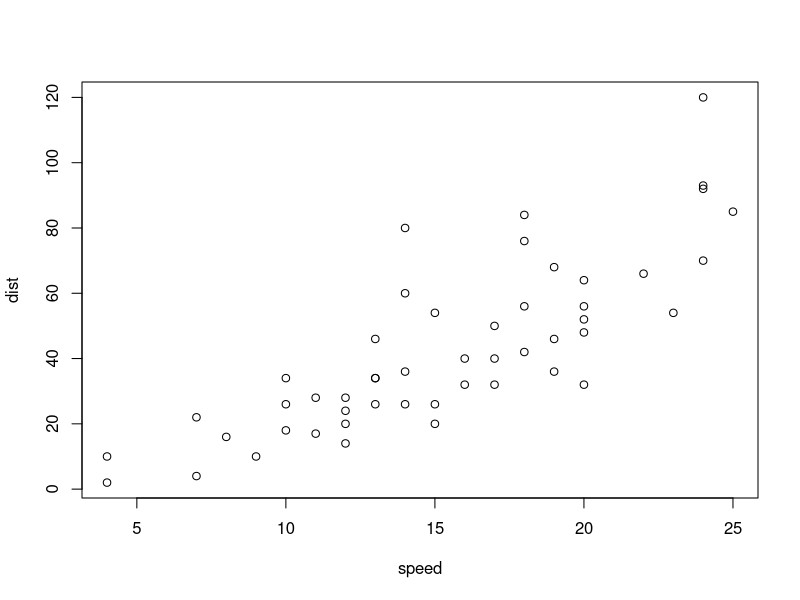
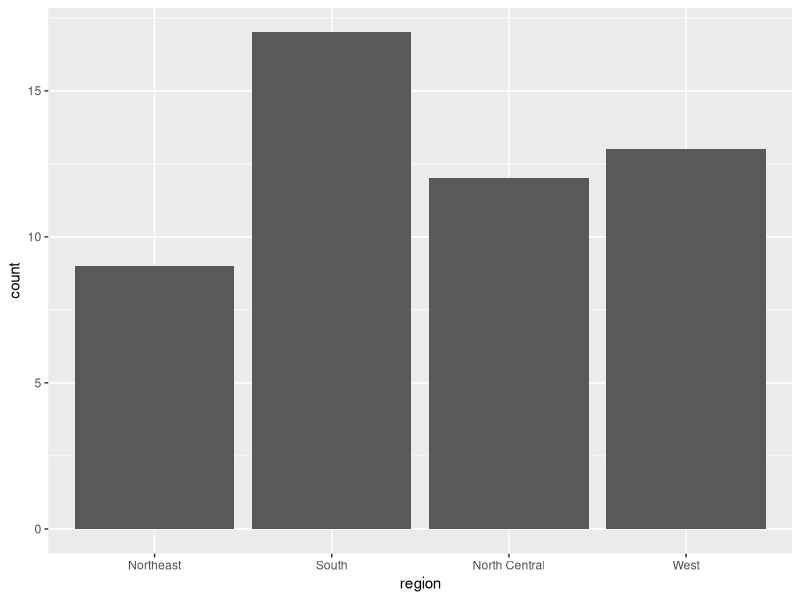
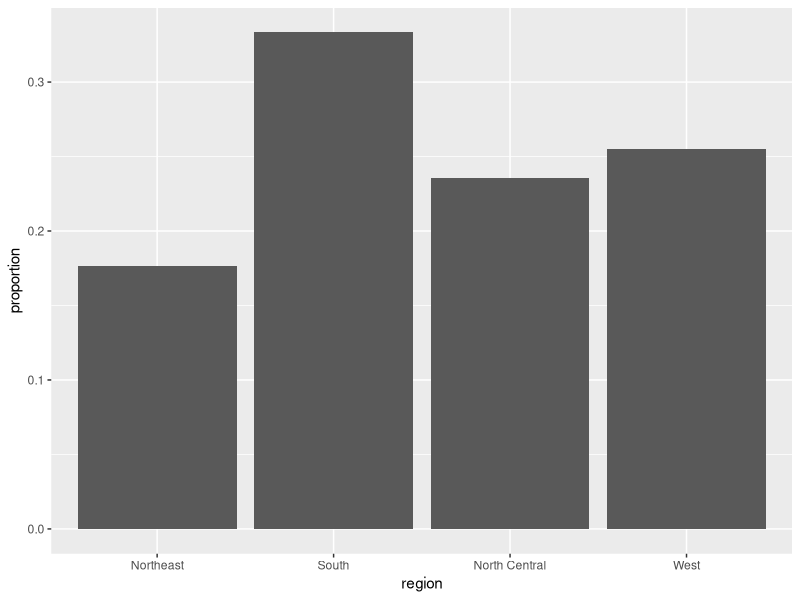
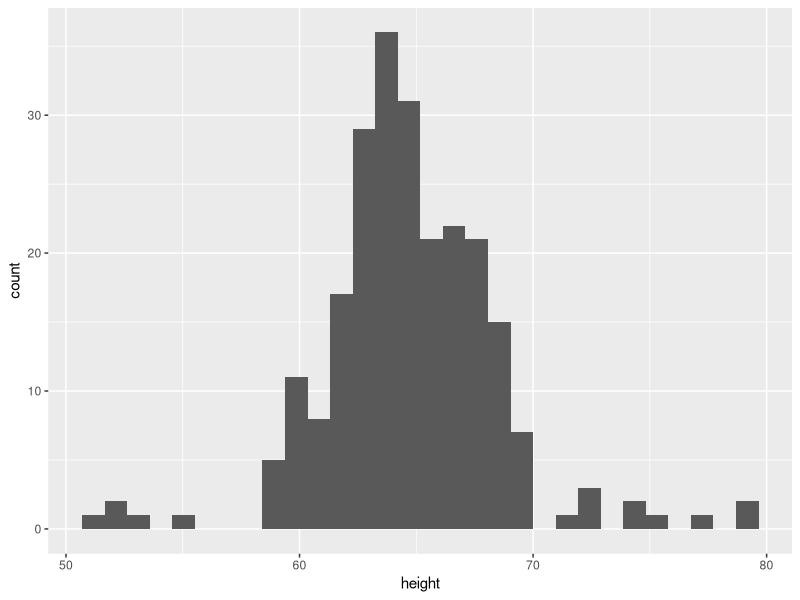
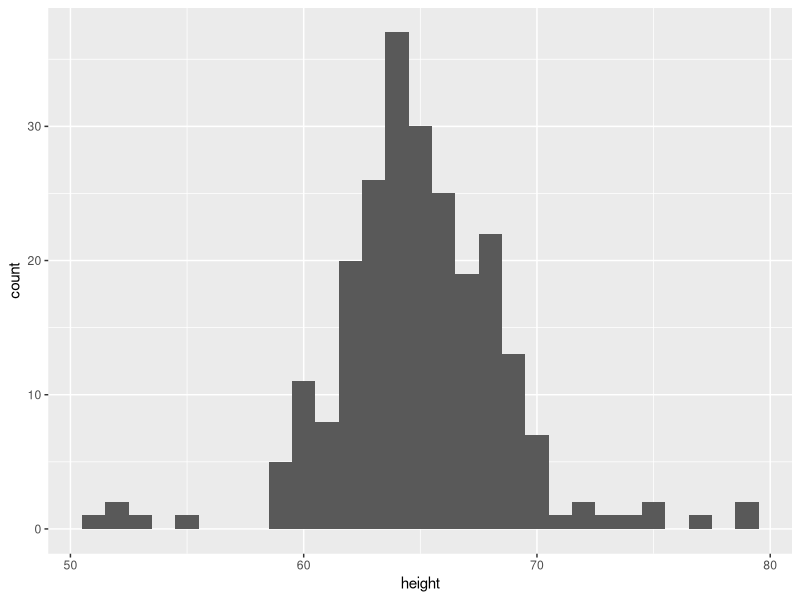
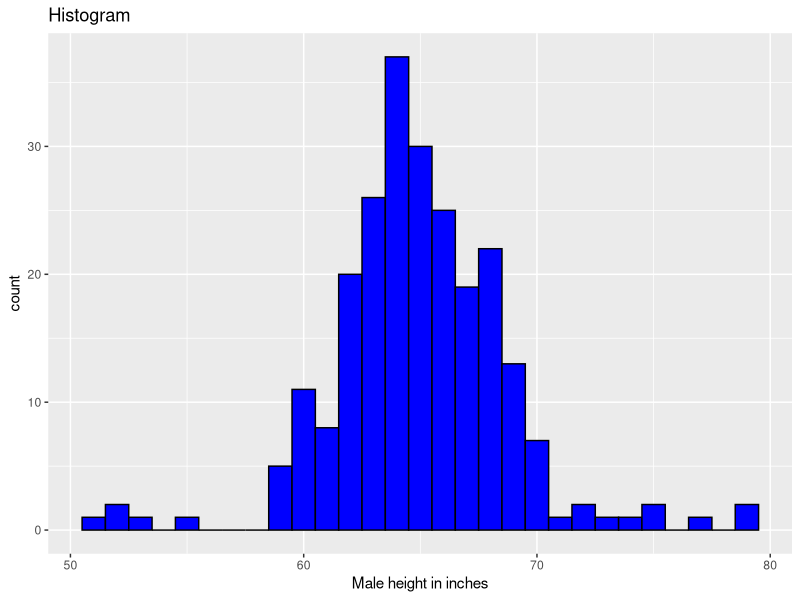
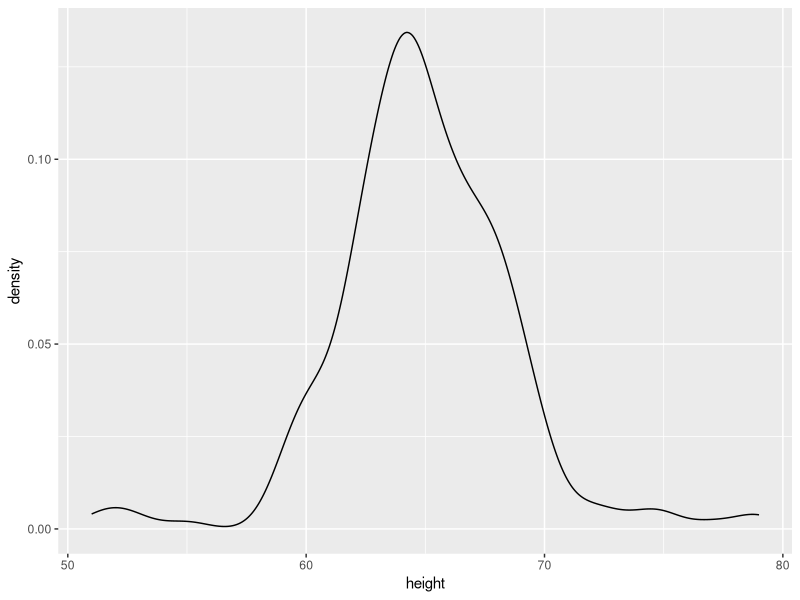
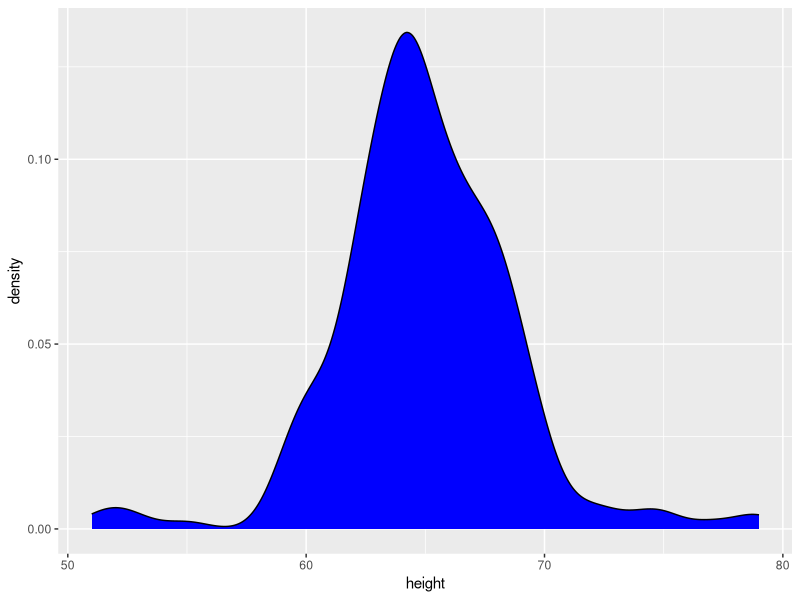

The R source for these figures, in order:
## ---- chunk 1
plot(cars)
## ---- chunk 2
library(tidyverse)
library(dslabs)
heights %>% filter(sex == "Female") %>% top_n(5, desc(height)) %>% pull(height)
## ---- chunk 3
library(dslabs)
data("heights")
male<- heights$height[heights$sex == "Male"]
female<- heights$height[heights$sex == "Female"]
## ---- chunk 4
str(male)
str(female)
## ---- chunk 5
x<- percent_rank(female) %>% sort()
x[c(10, 30, 50, 70, 90)]

female_percentile<- female %>% percent_rank() %>% sort

## ---- chunk 6
library(dslabs)
data("heights")
x<- heights$height[heights$sex == "Male"]
## ---- chunk 7
mean(69<= x & x<= 72)
## ---- chunk 8
mean(x)
sd(x)
## ---- chunk 9
pnorm(72, mean=69.31475, sd = 3.611024)-pnorm(69, mean=69.31475, sd = 3.611024)
## ---- chunk 10
mean(79<x & x<= 81)
pnorm(81, mean=69.3, sd = 3.61)-pnorm(79, mean=69.3, sd = 3.61)
## ---- chunk 11
pnorm(84, mean = 69, sd = 3)
## ---- chunk 12
pnorm(80, mean = 69, sd = 3)
## ---- chunk 13
murders %>% ggplot(aes(region))+ geom_bar()
## ---- chunk 14
data("murders")
tab<- murders %>% count(region) %>% mutate(proportion = n/sum(n))
tab
## ---- chunk 15
tab %>% ggplot(aes(region, proportion)) +geom_bar(stat = "identity")
## ---- chunk 16
heights %>% 
  filter(sex == "Female") %>% 
  ggplot(aes(height)) + geom_histogram()
## ---- chunk 17
heights %>% 
  filter(sex == "Female") %>% 
  ggplot(aes(height))+ geom_histogram(binwidth = 1)
## ---- chunk 18
heights %>% 
  filter(sex == "Female") %>% 
  ggplot(aes(height))+ geom_histogram(binwidth = 1, fill="blue", col="black")+xlab("Male height in inches")+ggtitle("Histogram")
## ---- chunk 19
heights %>% 
  filter(sex == "Female") %>% 
  ggplot(aes(height))+ geom_density()
## ---- chunk 20
heights %>% 
  filter(sex == "Female") %>% 
  ggplot(aes(height))+ geom_density(fill="blue")
## ---- chunk 21
heights %>% 
  filter(sex == "Female") %>% 
  ggplot(aes(height))+ geom_density(fill="blue", adjust=2)
## ---- chunk 22
heights %>% filter(sex == "Male") %>% 
  ggplot(aes(sample= height))+ geom_qq()
## ---- chunk 23
params<- heights %>% filter(sex == "Male") %>% summarise(mean= mean(height), sd= sd(height))

heights %>% filter(sex == "Male") %>% 
  ggplot(aes(sample= height))+ geom_qq(dparams = params )+geom_abline()
## ---- chunk 24
heights %>% filter(sex == "Male") %>% ggplot(aes(sample= scale(height)))+ geom_qq()+ geom_abline()
## ---- chunk 25
x<- expand.grid(x= 1:12, y= 1:10) %>% mutate(z= 1:120)
## ---- chunk 26
x %>% ggplot(aes(x, y, fill=z))+ geom_raster()
## ---- chunk 27
x %>% ggplot(aes(x, y, fill=z))+geom_raster()+scale_fill_gradientn(colors = terrain.colors(10))
## ---- chunk 28
x<- heights %>% filter(sex == "Female") %>% pull(height)
## ---- chunk 29
qplot(x)
## ---- chunk 30
qplot(sample= scale(x))+geom_abline()
## ---- chunk 31
heights %>% qplot(sex, height, data = .)
## ---- chunk 32
heights %>% qplot(sex, height, data=., geom= "boxplot")
## ---- chunk 33
qplot(x, geom = "density")
## ---- chunk 34
qplot(x, bins=15, color=I("black"), xlab = "population")
## ---- chunk 35
heights %>% ggplot(aes(height)) +geom_histogram()
## ---- chunk 36
heights %>% ggplot(aes(height))+ geom_histogram(binwidth = 1)
## ---- chunk 37
heights %>% ggplot(aes(height))+geom_density()
## ---- chunk 38
heights %>% ggplot(aes(x=height, group = sex))+geom_density()
## ---- chunk 39
heights %>% ggplot(aes(height, group=sex, col=sex))+geom_density()
## ---- chunk 40
heights %>% ggplot(aes(height, fill=sex))+geom_density(alpha=0.2)
